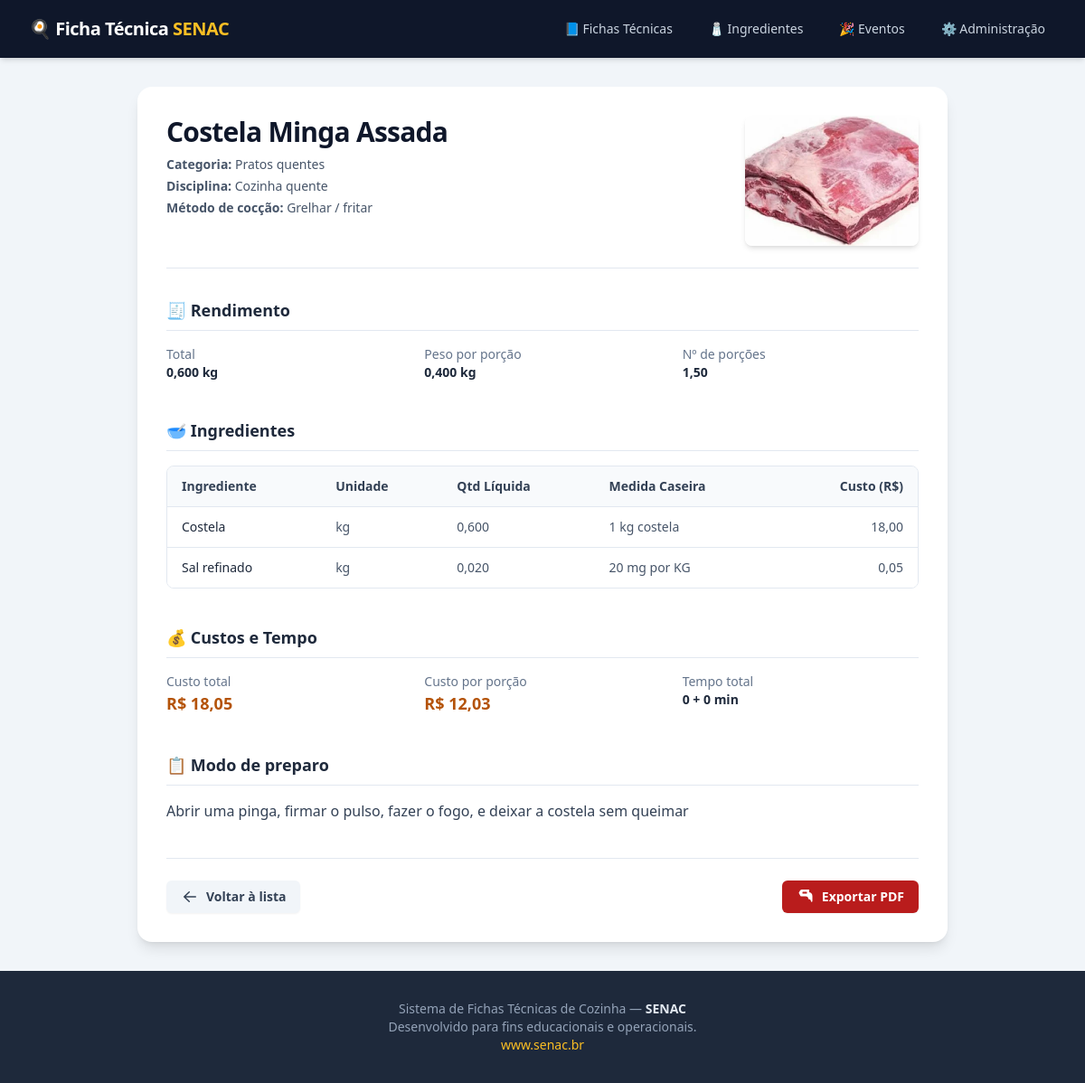
Screenshot of /fichas/4/ with the database file from the repository.
### fichas/models.py (models this page shows, shortened)
class Receita(models.Model):
    titulo = models.CharField(max_length=160)
    categoria = models.ForeignKey(Categoria, on_delete=models.PROTECT, related_name="receitas")
    disciplina = models.CharField(max_length=120, blank=True, help_text="Ex.: Cozinha Fria, Padaria")
    tipo_coccao = models.CharField(max_length=120, blank=True, help_text="Ex.: Processador, Assar, Cozinhar")
    tempo_coccao_min = models.PositiveIntegerField(default=0)
    tempo_preparo_min = models.PositiveIntegerField(default=0)
    foto_preparo = models.ImageField(upload_to="receitas/", blank=True, null=True,
                                     help_text="Imagem do prato final ou preparo")  # ✅ RENOMEADO
    modo_preparo = models.TextField(blank=True)
    observacoes = models.TextField(blank=True)
    rendimento_total = models.DecimalField(max_digits=10, decimal_places=3)
    unidade_rendimento = models.CharField(max_length=5, choices=Unidade.choices, default=Unidade.KG)
    peso_por_porcao = models.DecimalField(max_digits=10, decimal_places=3, null=True, blank=True)
    @property
    def custo_total(self):
        total = Decimal("0.0")
        for item in self.itens.all():
            total += item.custo_total or Decimal("0.0")
        for comp in self.componentes.all():
            total += comp.custo_total or Decimal("0.0")
        return q(total, 2)
    @property
    def numero_porcoes(self):
        if self.peso_por_porcao and self.peso_por_porcao > 0:
            return q(self.rendimento_total / self.peso_por_porcao, 2)
        return None
    @property
    def custo_por_porcao(self):
        if self.numero_porcoes and self.numero_porcoes > 0:
            return q(self.custo_total / self.numero_porcoes, 2)
        return None

class Categoria(models.Model):
    nome = models.CharField(max_length=100, unique=True)
    descricao = models.CharField(max_length=255, blank=True)

class ItemReceita(models.Model):
    receita = models.ForeignKey(Receita, on_delete=models.CASCADE, related_name="itens")
    ingrediente = models.ForeignKey(Ingrediente, on_delete=models.PROTECT)
    unidade = models.CharField(max_length=5, choices=Unidade.choices)
    peso_bruto = models.DecimalField(max_digits=10, decimal_places=3, null=True, blank=True)
    peso_liquido = models.DecimalField(max_digits=10, decimal_places=3, null=True, blank=True)
    fator_correcao = models.DecimalField(max_digits=8, decimal_places=3, null=True, blank=True)
    medida_caseira = models.CharField(max_length=60, blank=True)
    @property
    def quantidade_liquida(self):
        if self.peso_liquido is not None:
            return self.peso_liquido
        if self.peso_bruto is not None and self.fator_correcao:
            return q(self.peso_bruto * self.fator_correcao, 3)
        return self.peso_bruto
    @property
    def custo_total(self):
        if self.unidade == Unidade.QB or self.quantidade_liquida is None:
            return Decimal("0.00")
        qtd = Decimal(self.quantidade_liquida)
        ing = self.ingrediente
        if self.unidade == ing.unidade_base:
            qtd_na_base = qtd
        else:
            try:
                qtd_na_base = converter(qtd, self.unidade, ing.unidade_base)
            except ValidationError:
                return q(qtd * ing.custo_por_unidade, 2)
        return q(qtd_na_base * ing.custo_por_unidade, 2)

class Ingrediente(models.Model):
    nome = models.CharField(max_length=150, unique=True)
    unidade_base = models.CharField(max_length=5, choices=Unidade.choices, default=Unidade.KG)
    custo_por_unidade = models.DecimalField(max_digits=12, decimal_places=4)
    foto = models.ImageField(upload_to="ingredientes/", blank=True, null=True,
                             help_text="Foto ilustrativa do ingrediente")  # ✅ NOVO

### fichas/views.py (the view)
# urls.py: path("<int:pk>/", views.ReceitaDetailView.as_view(), name="ficha"),
class ReceitaDetailView(DetailView):
    model = Receita
    template_name = "fichas/ficha.html"
    context_object_name = "receita"
    def get_context_data(self, **kwargs):
        context = super().get_context_data(**kwargs)
        receita = self.object
        context["itens"] = receita.itens.select_related("ingrediente")
        context["componentes"] = receita.componentes.select_related("sub_receita")
        context["custo_total"] = receita.custo_total
        context["numero_porcoes"] = receita.numero_porcoes
        context["custo_por_porcao"] = receita.custo_por_porcao
        return context

### fichas/models.py (called while the page is built)
def q(value, places=2):
    return (Decimal(value).quantize(Decimal(10) ** -places, rounding=ROUND_HALF_UP)
            if value is not None else None)

### fichas/templates/fichas/ficha.html (shortened to what this page needs)
{% extends "base.html" %}
{% load static %}
{% block content %}
<div class="mx-auto max-w-4xl bg-white p-6 sm:p-8 rounded-2xl shadow-lg">
  <header class="flex flex-col sm:flex-row sm:items-start sm:justify-between gap-6 border-b border-slate-200 pb-6">
    <div>
      <h1 class="text-3xl font-bold tracking-tight text-slate-900">{{ receita.titulo }}</h1>
      <div class="mt-2 space-y-1 text-sm text-slate-600">
        <p><strong>Categoria:</strong> {{ receita.categoria.nome }}</p>
        {% if receita.disciplina %}
        <p><strong>Disciplina:</strong> {{ receita.disciplina }}</p>
        {% endif %}
        {% if receita.tipo_coccao %}
        <p><strong>Método de cocção:</strong> {{ receita.tipo_coccao }}</p>
        {% endif %}
      </div>
    </div>
    {% if receita.foto_preparo %}
    <div class="flex-shrink-0">
      <img src="{{ receita.foto_preparo.url }}" alt="Foto da receita" class="h-36 w-full sm:w-48 rounded-lg object-cover shadow-md">
    </div>
    {% endif %}
  </header>
  <div class="mt-8 space-y-10">
    <section>
      <h2 class="text-lg font-semibold text-slate-800 border-b border-slate-200 pb-2 mb-4">🧾 Rendimento</h2>
      <div class="grid grid-cols-1 sm:grid-cols-3 gap-x-6 gap-y-4 text-sm">
        <div>
          <p class="text-slate-500">Total</p>
          <p class="font-semibold text-slate-800">{{ receita.rendimento_total }} {{ receita.unidade_rendimento }}</p>
        </div>
        <div>
          <p class="text-slate-500">Peso por porção</p>
          <p class="font-semibold text-slate-800">{{ receita.peso_por_porcao }} {{ receita.unidade_rendimento }}</p>
        </div>
        <div>
          <p class="text-slate-500">Nº de porções</p>
          <p class="font-semibold text-slate-800">{{ numero_porcoes }}</p>
        </div>
      </div>
    </section>
    <section>
      <h2 class="text-lg font-semibold text-slate-800 border-b border-slate-200 pb-2 mb-4">🥣 Ingredientes</h2>
      <div class="overflow-x-auto rounded-lg border border-slate-200">
        <table class="min-w-full divide-y divide-slate-200 text-sm">
          <thead class="bg-slate-50">
            <tr>
              <th scope="col" class="py-3 px-4 text-left font-semibold text-slate-700">Ingrediente</th>
              <th scope="col" class="py-3 px-4 text-left font-semibold text-slate-700">Unidade</th>
              <th scope="col" class="py-3 px-4 text-left font-semibold text-slate-700">Qtd Líquida</th>
              <th scope="col" class="py-3 px-4 text-left font-semibold text-slate-700">Medida Caseira</th>
              <th scope="col" class="py-3 px-4 text-right font-semibold text-slate-700">Custo (R$)</th>
            </tr>
          </thead>
          <tbody class="divide-y divide-slate-200 bg-white">
            {% for item in itens %}
            <tr>
              <td class="whitespace-nowrap py-3 px-4 text-slate-800 font-medium">{{ item.ingrediente.nome }}</td>
              <td class="whitespace-nowrap py-3 px-4 text-slate-600">{{ item.unidade }}</td>
              <td class="whitespace-nowrap py-3 px-4 text-slate-600">{{ item.quantidade_liquida }}</td>
              <td class="whitespace-nowrap py-3 px-4 text-slate-600">{{ item.medida_caseira|default:"-" }}</td>
              <td class="whitespace-nowrap py-3 px-4 text-right text-slate-600">{{ item.custo_total }}</td>
            </tr>
            {% empty %}
            <tr>
              <td colspan="5" class="py-8 px-4 text-center text-slate-500">Nenhum ingrediente cadastrado.</td>
            </tr>
            {% endfor %}
          </tbody>
        </table>
      </div>
    </section>
    <section>
        <h2 class="text-lg font-semibold text-slate-800 border-b border-slate-200 pb-2 mb-4">💰 Custos e Tempo</h2>
        <div class="grid grid-cols-1 sm:grid-cols-3 gap-x-6 gap-y-4 text-sm">
          <div>
            <p class="text-slate-500">Custo total</p>
            <p class="font-bold text-lg text-amber-700">R$ {{ custo_total }}</p>
          </div>
          <div>
            <p class="text-slate-500">Custo por porção</p>
            <p class="font-bold text-lg text-amber-700">R$ {{ custo_por_porcao }}</p>
          </div>
          <div>
            <p class="text-slate-500">Tempo total</p>
            <p class="font-semibold text-slate-800">{{ receita.tempo_preparo_min|default:0 }} + {{ receita.tempo_coccao_min|default:0 }} min</p>
          </div>
        </div>
      </section>
    {% if receita.modo_preparo %}
    <section>
      <h2 class="text-lg font-semibold text-slate-800 border-b border-slate-200 pb-2 mb-4">📋 Modo de preparo</h2>
      <div class="prose prose-slate max-w-none text-slate-700">
        <p style="white-space:pre-line;">{{ receita.modo_preparo }}</p>
      </div>
    </section>
    {% endif %}
  </div>
  <footer class="mt-10 pt-6 border-t border-slate-200 flex flex-col sm:flex-row items-center justify-between gap-4">
    <a href="{% url 'fichas:lista_fichas' %}" class="inline-flex items-center gap-2 rounded-md bg-slate-100 px-4 py-2 text-sm font-semibold text-slate-700 shadow-sm hover:bg-slate-200 focus-visible:outline focus-visible:outline-2 focus-visible:outline-offset-2 focus-visible:outline-slate-500">
      <svg xmlns="http://www.w3.org/2000/svg" viewBox="0 0 20 20" fill="currentColor" class="w-5 h-5"><path fill-rule="evenodd" d="M17 10a.75.75 0 01-.75.75H5.612l4.158 3.96a.75.75 0 11-1.04 1.08l-5.5-5.25a.75.75 0 010-1.08l5.5-5.25a.75.75 0 111.04 1.08L5.612 9.25H16.25A.75.75 0 0117 10z" clip-rule="evenodd" /></svg>
      Voltar à lista
    </a>
    <a href="{% url 'fichas:ficha' receita.pk %}?format=pdf" class="inline-flex items-center gap-2 rounded-md bg-red-700 px-4 py-2 text-sm font-semibold text-white shadow-sm hover:bg-red-600 focus-visible:outline focus-visible:outline-2 focus-visible:outline-offset-2 focus-visible:outline-red-700">
      Exportar PDF
    </a>
  </footer>
</div>
{% endblock %}

### templates/base.html (style rules this page uses)
html { font-family: 'Inter', sans-serif; }

### rows the page displays
Receita: titulo "Costela Minga Assada", categoria.nome "Pratos quentes", disciplina "Cozinha quente", tipo_coccao "Grelhar / fritar", foto_preparo (picture), rendimento_total "0,600", unidade_rendimento "kg", peso_por_porcao "0,400", tempo_preparo_min "0", tempo_coccao_min "0", modo_preparo "Abrir uma pinga, firmar o pulso, fazer o fogo, e deixar a costela sem queimar"
ItemReceita: ingrediente.nome "Costela", unidade "kg", quantidade_liquida "0,600", medida_caseira "1 kg costela", custo_total "18,00"
ItemReceita: ingrediente.nome "Sal refinado", unidade "kg", quantidade_liquida "0,020", medida_caseira "20 mg por KG", custo_total "0,05"

### other values shown
{{ numero_porcoes }} "1,50"
{{ custo_total }} "18,05"
{{ custo_por_porcao }} "12,03"
